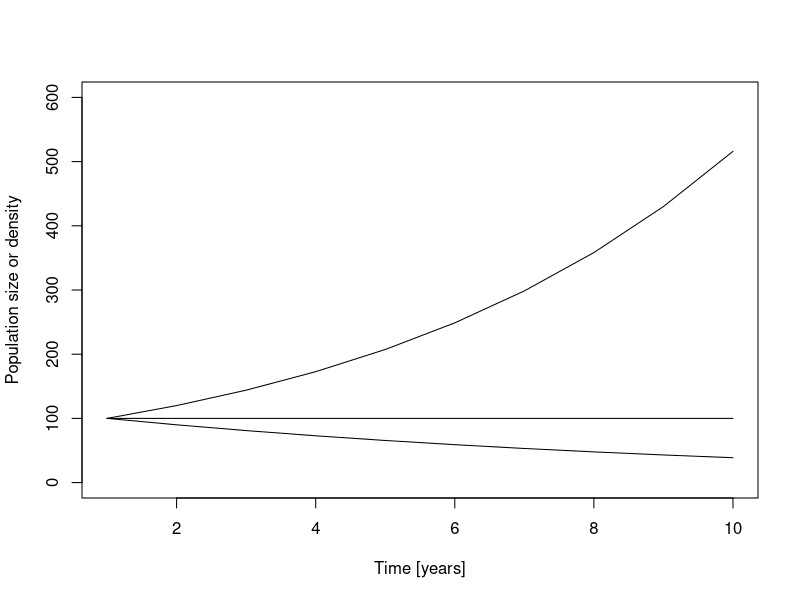
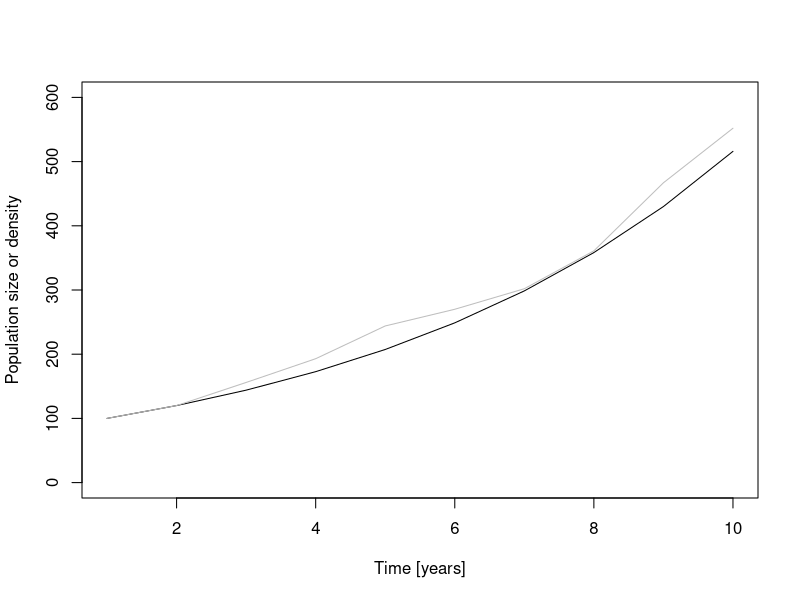
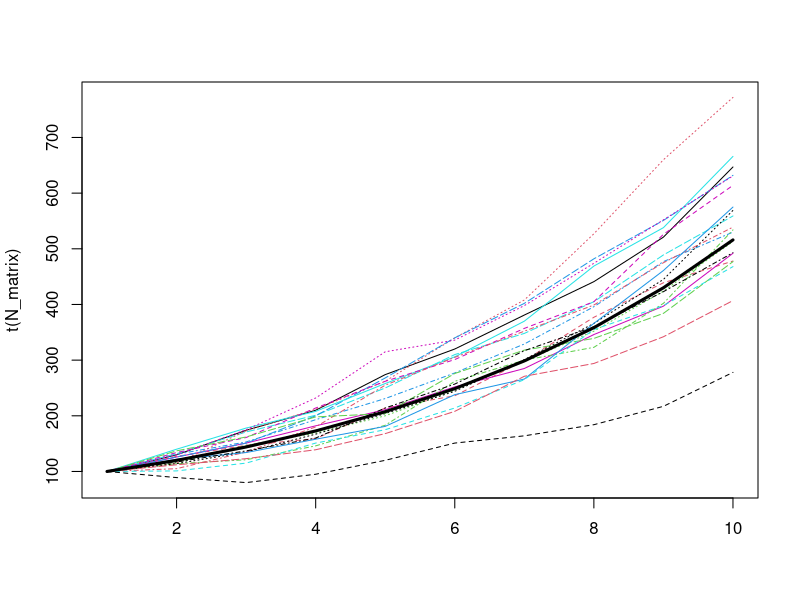
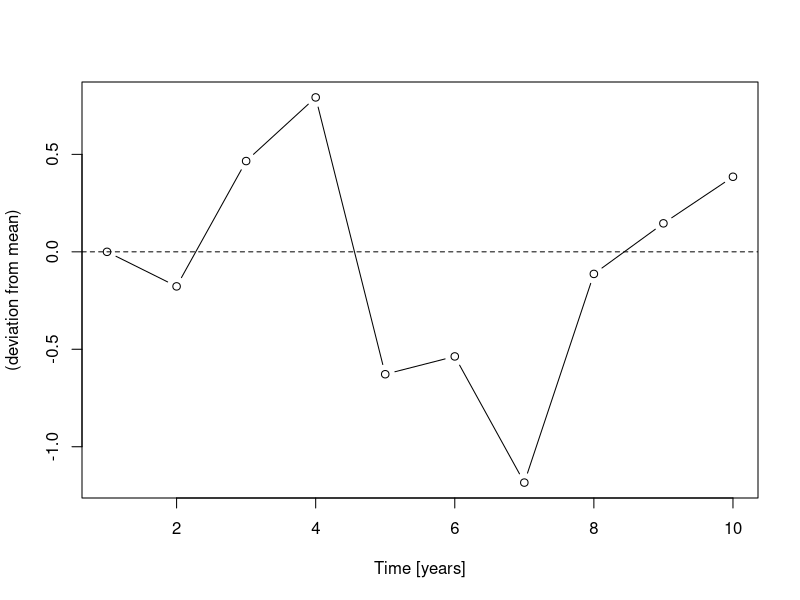
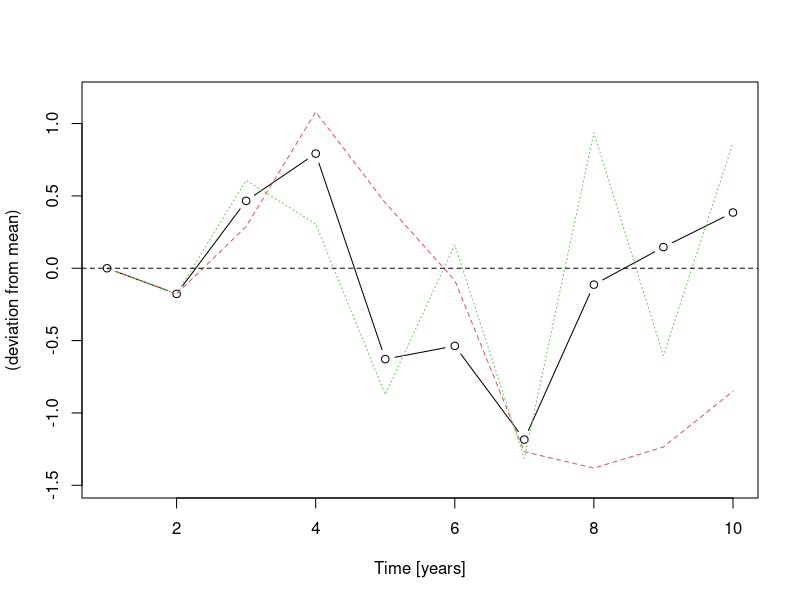
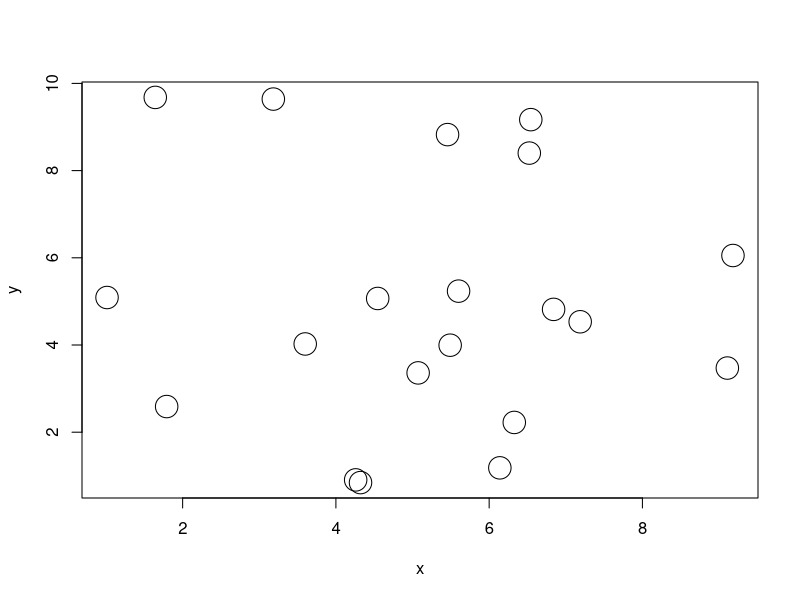

These figures' R source, in order: (Note: this script raises an error after producing the figures.)
library(sp)
library(tidyverse)
library(cowplot)

##---------------------------------------------------------------------------------------------------------------------------------------------------
# Process-based model I: geometric population growth
# simulate population growth and plot for three cases:
# 1) b > d
# 2) b == d
# 3) b < d

# initial population size 
N0 = 100
# per-capita birth rate
b = 1.2
# per-capita mortality (e.g., annual plant)
d = 1
# initialise vector to store population size each year, and assign initial population size as first value
N <- NULL
N[1] <- N0

# simulate population growth for 10 year
for(t in 1:9) {
  N[t+1] = N[t] + (b-d) * N[t] 
}

# b > d results
N_growing <- N
rm(N)

# b == d results
b = 1; d = 1
N <- NULL
N[1] <- N0

# simulate population growth for 10 year
for(t in 1:9) {
  N[t+1] = N[t] + (b-d) * N[t] 
}
N_static <-  N
rm(N)

# b < d results
b = 0.9; d = 1
N <- NULL
N[1] <- N0

# simulate population growth for 10 year
for(t in 1:9) {
  N[t+1] = N[t] + (b-d) * N[t] 
}
N_shrinking <-  N
rm(N)

# plot results
plot(1:length(N_growing), N_growing, type = 'l', 
     ylim = c(0, 600),
     xlab = 'Time [years]',
     ylab = 'Population size or density')
lines(1:length(N_static), N_static, type = 'l')
lines(1:length(N_shrinking), N_shrinking, type = 'l')

##---------------------------------------------------------------------------------------------------------------------------------------------------
# Stochasticity: extending models to include structured randomness.
# - Dennis et al 1995 Ecological Monographs; Hilborn & Mangel 1997 The Ecological Detective

# Demographic and environmental stochasticity are most commonly discussed forms of stochasticity in Ecology 
# other types: catastrophes (e.g., Lande 1993 Am Nat); measurement or observation error (e.g., Denis et al 1991 Ecol Monographs;
# Knape & de Valpine 2011 Ecol Lett);  process error (e.g., Denis et al 1991 Ecol Monographs; Thibaut & Connolly 2020 Ecology)

# Demographic stochasticity describes realised variability in demographic processes such as births, deaths and migration due 
# to their probabilistic nature (see also Clark 2009 TREE for argument that stochastic forces exist only in models; e.g., "...processes perceived
# as stochastic at one level of abstraction have explanations at another.").

# Environmental stochasticity describes variablity in extrinsic environmental conditions (e.g., due to variation in temperature,
# precipitation, wind, etc)

# Extend geometric population model to include demographic stochasticity

# We have to decide how to change our model to include stochasticity. For example, we could assume that the parameter values of both the birth
# and death processes in the geometric growth model as random draws from probability distributions. 
# Here, we'll instead use the approach taken in the metacommunity model
# that we will study later today (see also Adler & Drake 2008 Am Nat, Shoemaker et al. 2020 Ecology).

# We assume N[t+1] ~ Pois(lambda = N[t] + (b-d)*N[t]),
# N[t+1], the population size next year, is a random draw from a 
# Poisson distribution with lambda (i.e., the one and only parameter of the Poisson distribution) 
# equal to the expected population size under our model of geometric growth. 

# define per-capita birth rate
b = 1.2
# and per-capita mortality
d = 1

# initialise vector to store population size
N <- NULL
N[1] <- N0

# simulate population growth for 10 years
for(t in 1:9) {
  
  N[t+1] = rpois(n = 1,
                 lambda = N[t] + (b-d) * N[t]) 
}

plot(1:length(N_growing), N_growing, type = 'l', 
     ylim = c(0, 600),
     xlab = 'Time [years]',
     ylab = 'Population size or density')
lines(1:length(N), N,
      col = 'grey')

# do multiple simulations to visualise variability more clearly
nsims = 20
nyears = 9
N_matrix = matrix(data = NA,
                  nrow = nsims,
                  ncol = nyears + 1, 
                  byrow = TRUE)
# initial population
N_matrix[,1] = N0

for(sim in 1:nsims){
  # print counter to screen 
  print(paste('simulation ', sim, 'of ', nsims))
  for(t in 1:nyears){
    N_matrix[sim, t+1] = rpois(n = 1,
                   lambda = N_matrix[sim, t] + (b-d) * N_matrix[sim, t]) 
  }
}

# plot
matplot(t(N_matrix), type = 'l')
lines(1:length(N_growing), N_growing, lwd = 3)

## Environmental stochasiticity

# To include environmental stochasticity in our model of geometric population growth, we include an extra
# term, specifically,
# N[t+1] = N[t] + (b - d)*N[t] + sigma[t] * N[t],


# sigma[t] is a time series of environmental variation (e.g., temperature), and follows
# sigma[t+1] = a*sigma[t] + c*phi[t],
# where c scales the magnitude of the environmental variation phi[t] ~ N(0,1).

# set c = (1 - a^2)^0.5, which means var(sigma) is equal for all values of a.
# a controls autocorrelation: 
# 0 < a < 1 environmental fluctuations are positively correlated,
# -1 < a < 0 environmental fluctuations are negatively correlated,
# a = 0, environmental fluctuations are uncorrelated.

phi = rnorm(nyears, mean = 0, sd = 1)
a = 0 # can to control autocorrelation of environmental fluctuations
c = (1 - a^2)^0.5
# initial vector to store environmental fluctuations
sigma <- NULL
sigma[1] = 0
# loop to create environmental fluctuations
for(t in 1:nyears){
  sigma[t+1] = a * sigma[t] + c*phi[t]
}

# visual inspection of environmental variation
plot(1:(nyears+1), sigma,
     xlab = 'Time [years]',
     ylab = 'Environmental condition\n(deviation from mean)',
     type = 'b')
abline(c(0,0), lty = 2)

# create plot with positive, negative and no autocorrelation
uncorrelated_sigma = sigma;
rm(sigma)

# positive autocorrelation
a = 1 
sigma <- NULL
sigma[1] = 0
# loop to create environmental fluctuations
for(t in 1:nyears){
  sigma[t+1] = a * sigma[t] + c*phi[t]
}
pos_corr_sigma = sigma
rm(sigma)

# negative autocorrelation
a = -0.8
sigma <- NULL
sigma[1] = 0
# loop to create environmental fluctuations
for(t in 1:nyears){
  sigma[t+1] = a * sigma[t] + c*phi[t]
}
neg_corr_sigma = sigma
rm(sigma)

# plot
plot(1:(nyears+1), uncorrelated_sigma,
     xlab = 'Time [years]',
     ylab = 'Environmental condition\n(deviation from mean)',
     type = 'b',
     ylim = c(min(c(uncorrelated_sigma, pos_corr_sigma, neg_corr_sigma)) - 0.1,
              max(c(uncorrelated_sigma, pos_corr_sigma, neg_corr_sigma)) + 0.1))
lines(1:(nyears+1), pos_corr_sigma, col = 2, lty = 2)
lines(1:(nyears+1), neg_corr_sigma, col = 3, lty = 3)
abline(c(0,0), lty = 2)


# Exercises: 
# 1) Extend model to include demographic and environmental stochasticity (see Shoemaker et al. 2020 Ecology).

# 2) How would you measure the impact of including stochasticity in a model of geometric growth using simulations? 
# Hint: it can be done using linear (statistical) models; see e.g., Blowes & Connolly 2012 Ecological Applications.
# Use simulations and linear models to quantify the impact of including different combinations of demographic and environmental stochasticity.

# 3) Reformulate geometric population growth model to include stochastic variation in births and deaths as separate processes.


##---------------------------------------------------------------------------------------------------------------------------------------------------
## Metacommunity dynamics

# But first, metapopulation dynamics 

# Simulate landscape of discrete patches
# Number of sites/patches (P)
P <- 20

# Random distribution of sites
x <- runif(P,0,10)
y <- runif(P,0,10)
plot(x,y,cex=3)

# Other spatial structures
xy <- spsample(SpatialPoints(coords0), P, "regular") # regular, clustered, random
coords <- coordinates(xy)
plot(coords,cex=3)
text(coords[,1],coords[,2],1:P)

# Calculate distances from each patch to every other patch
dists <- as.matrix(dist(coords))

# Population growth rate (density independent)
r <- 0.02

# define the per-capita probabilty of dispersal (i.e., probability of an individual emigrating)
a <- 0.02

# Assume that successfully arriving in another patch (having emigrated) declines exponentially with increasind distance
# Define the rate of exponential distance decay
d <- 0.1
# visual inspection of exponential distance decay in dispersal
plot(x = 1:M,
     y = exp(-d*(1:M)),
     ylim=c(0,1),
     col = 1, 
     type = 'b')

lines(x = 1:M,
      y = exp(-(d*2)*(1:M)), # change the d value to see how function shape changes
      ylim=c(0,1),
      col = 2, 
      type = 'b')



# calculate dispersal from and to each patch
disp_mat <- exp(-d * dists)
diag(disp_mat) <- 0 # all emigrants are assumed to have left their home patch

# convert to probability of immigrating to each patch from every other patch
disp_mat <- apply(disp_mat, 1, function(x) x / sum(x))

# check that we have a probability (should sum to one)
colSums(disp_mat)

# visualise
landscape <- ggplot(as_tibble(coords) %>% 
         rename(x = x1,
                y = x2) %>% 
         mutate(patch = 1:nrow(coords))) +
  geom_label(aes(x = x, y = y, label = patch)) +
  coord_fixed() +
  theme_bw() +
  theme()

connectivity <- as_tibble(disp_mat) %>%
  mutate(to.patch = rownames(disp_mat)) %>%
  gather(key = from.patch, value = dispersal, -to.patch) %>%
  mutate(from.patch = as.numeric(as.character(from.patch)),
                to.patch = as.numeric(as.character(to.patch))) %>%
  ggplot(aes(x = from.patch, y = to.patch, fill = dispersal)) +
  geom_tile() +
  labs(x = 'From patch',
       y = 'To patch') +
  scale_fill_viridis_c() +
  coord_fixed() +
  theme_bw()
  
plot_grid(landscape,
          connectivity)


# Simulate dynamics 
#==================

# Distribute it on the landscape: initialise model
# 100 individuals in one site

# Set initial abundance
N <- rep(0,P)
N[sample(1:P,1)] <- 100
plot(coords,cex=3)
points(coords,cex=3,pch=16,col=grey(1-N/max(N)))


# Run model one time step (individuals on the move)

# Calculate number of new individuals (r * N)
rN <- round(r * N)

# update population size
N <- N + rN

# Calculate number of emmigrants ()
E <- round(d * N)

# stochastic alternative
E <- rbinom(length(N), size = N, prob = d)

# create immigration vector (to store number of immigrants)
I <- numeric(length = P)

# Calculate immigration
# loop through patches (for each patch, simulate dispersal)
for(p in 1:P){
  
  if(E[p]>0) {
    
    # sample the sites that receive immigrants from site i based on the dispersal kernel
    # this also adds stochasticity to the model
    dest <- sample(1:P, E[p], replace=TRUE, prob=disp_mat[p,])
    # Count the number of immigrants in each site
    Ii <- table(dest)
    # store the number of immigrants in each site
    I[sort(unique(dest))] <- I[sort(unique(dest))] + Ii
  }
}
# Calculate the abundance after dispersal
N <- N - E + I
N[N<0] <- 0

# repeat a few times to see redistribution the landscape
# plot abundance in each site (grey scale)
plot(coords,cex=3)
points(coords,cex=3,pch=16,col=grey(1-N/max(N)))


# Run the model for 100 time steps
tmax = 100
N <- matrix(nrow = tmax, ncol = P)
# initial population 100 in each patch
N[1,] <- 100

#
for(t in 2:tmax){
  print(paste(t, ' of ', tmax))
  rN <- round(r * N[t-1,])
  # what about stochastic population growth?
  # rN <- round(rnorm(1, 0, 0.2) * N[t-1,]) 
  N[t, ] <- N[t-1] + rN
  E <- rbinom(n = ncol(N), size = N[t, ], prob = d)
  I <- numeric(P)
  for(p in 1:P){
    if(E[p]>0) {
      dest <- sample(1:P,E[p],replace = TRUE,prob=disp_mat[p,])
      Ip <- table(dest)
      I[sort(unique(dest))] <- I[sort(unique(dest))] + Ip
    }
  }
  N[t, ] <- N[t, ] - E + I
  N[N<0] <- 0
}

matplot(N, type = 'l')


#---extension to include the niche in density-independent growth rate

# assume niche is Gaussian
# Gaussian distribution has two parameters: mean (or optima, z), and sd (or breadth)

# maximum density independent growth rate
rmax = 5
# niche optima
z = 0.5
# niche breath
breadth <- 0.01
plot(x = seq(0,1,0.01),
     y = exp(-((z - seq(0,1,0.01))/(2 * breadth))^2) * rmax,
     ylim=c(0,5),
     type = 'b',
     xlab = 'Environment',
     ylab = 'Density independent growth rate (r)')

# with the function from the Thompson model
S = 10 # number of species
env_traits(species = S, 
           max_r = 5,                         # max growth rate
           min_env = 0, max_env = 1,          # range of environment
           env_niche_breadth = 0.05,       # niche breadth
           optima_spacing = 'even')           # spacing of z_i (optima)


##--------simulate metacommumity dynamics with the Thompson model
# Number of patches
P = 20
# Number of species
S = 20

# set up landscape for experiment (want the same landscape for both treatments)
meta_landscape <- landscape_generate(patches = M)

# dispersal matrix
# set rate of distance decay
d = 0.1
disp_mat <- dispersal_matrix(landscape = disp_experiment,
                                  torus = TRUE,
                                  kernel_exp = d,  
                                  plot = TRUE)

# generate the time series of the environmental conditions for each patch (same for each treatment)
# TODO: create an alternate environment with stronger temporal autocorrelation
env_conditions <- env_generate(landscape = disp_experiment,
                               env1Scale = 1, # temporal autocorrelation in the environment (here the environment is temporally uncorrelated)
                               timesteps = 1000)

# density independent component of model
densInd_niche <- env_traits(species = S, 
                            max_r = 5,                         # max growth rate
                            min_env = 0, max_env = 1,          # range of environment
                            env_niche_breadth = 0.25,       # niche breadth
                            optima_spacing = 'even')           # spacing of z_i (optima)

# species interaction matrix: 
# TODO: create more matrices for other dynamics in the paper (mixed, competitive dominance, destabilising competition)
equal_interaction_mat <- species_int_mat(species = S,
                                         intra = 1,
                                         min_inter = 1,
                                         max_inter = 1)

stabilising_interaction_mat <- species_int_mat(species = S,
                                         intra = 1,
                                         min_inter = 0,
                                         max_inter = 0.8)

# use simulateMC() function to simulate dynamics
sim_equal_comp <- simulate_MC(patches=P, species=S, 
                        landscape = meta_landscape,
                        disp_mat = disp_mat, 
                        env.df = env_conditions, 
                        max_r = densInd_niche$max_r, 
                        env_niche_breadth = densInd_niche$env_niche_breadth,
                        env_optima = densInd_niche$optima,
                        int_mat = equal_interaction_mat,
                        initialization=100, burn_in=300, timesteps=600)

sim_stabil_comp <- simulate_MC(patches=P, species=S, 
                              landscape = meta_landscape,
                              disp_mat = disp_mat, 
                              env.df = env_conditions, 
                              max_r = densInd_niche$max_r, 
                              env_niche_breadth = densInd_niche$env_niche_breadth,
                              env_optima = densInd_niche$optima,
                              int_mat = stabilising_interaction_mat,
                              initialization=100, burn_in=300, timesteps=600)

# extract data
sim_equalC_dat <- sim_equal_comp$dynamics.df %>% 
  as_tibble() %>% 
  # reduce to last 100 time steps
  filter(time > 499 & time < 601)


sim_stabilC_dat <- sim_stabil_comp$dynamics.df %>% 
  as_tibble() %>% 
  # reduce to last 100 time steps
  filter(time > 499 & time < 601)

# visual inspection

# environmental conditions:
ggplot() +
  geom_line(data = sim_equalC_dat,
            aes(x = time, y = env, colour = env,
                group = patch)) +
  scale_colour_viridis_c()

# patch level population dynamics: equal comp
ggplot() +
  facet_wrap(~patch) +
  geom_line(data = sim_equalC_dat,
            aes(x = time, y = N, colour = optima, 
                group = interaction(species, patch))) +
  scale_colour_viridis_c()

ggplot() +
  facet_wrap(~patch) +
  geom_line(data = sim_stabilC_dat,
            aes(x = time, y = N, colour = optima, 
                group = interaction(species, patch))) +
  scale_colour_viridis_c()

# Exercises: 
# Simulate dynamics according to the classic metacommunity paradigms (Fig 2 in paper) and plot
# 
